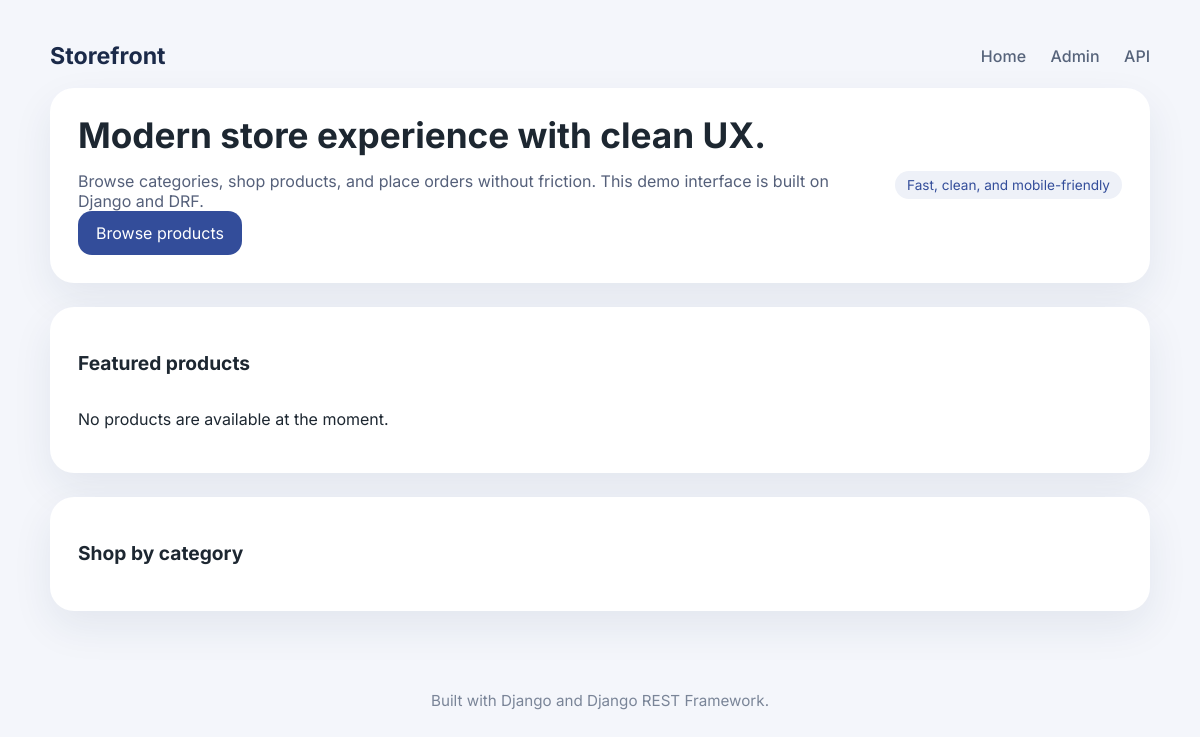
Before: / with the older database file.
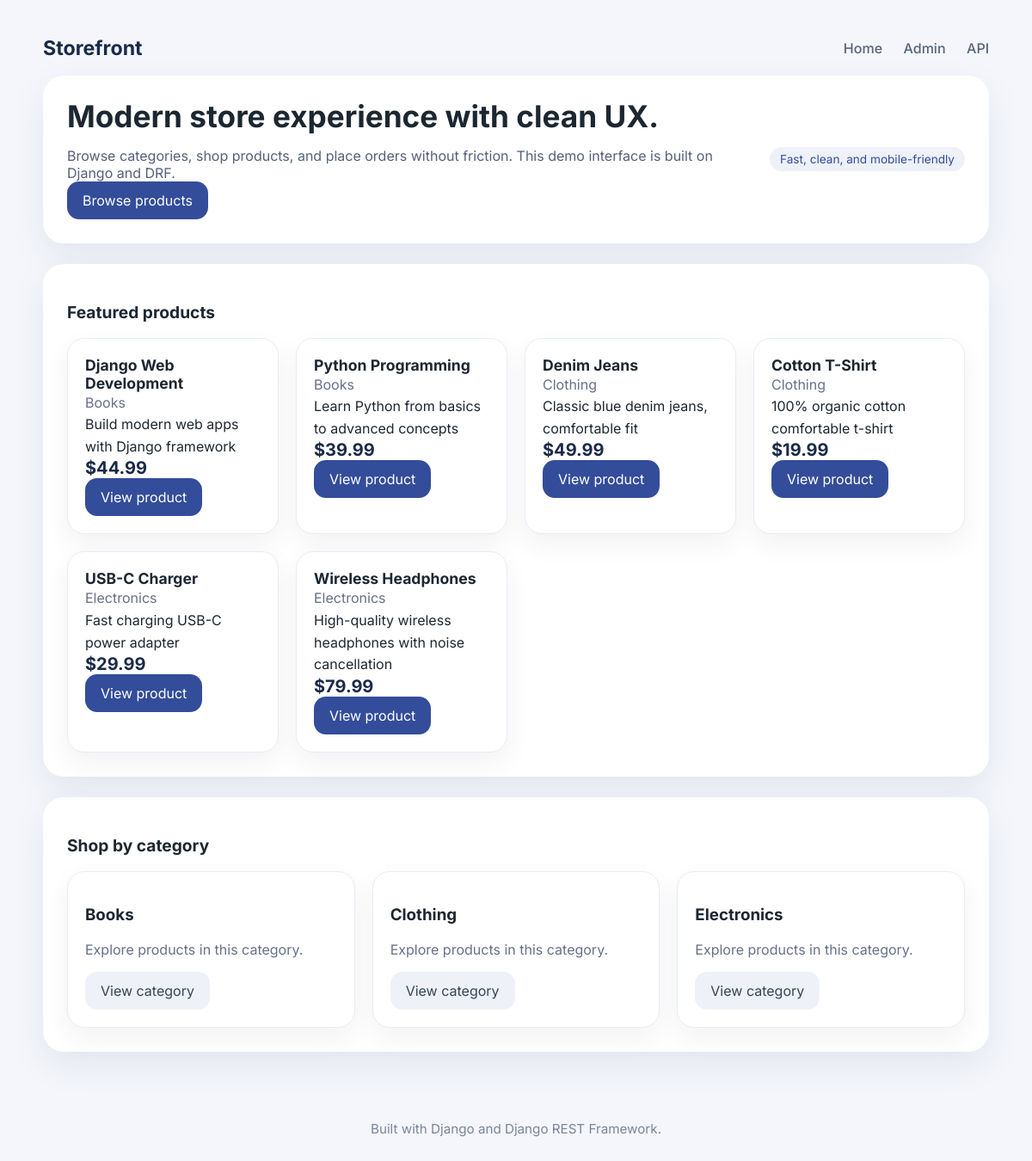
After: the same page with the newer database file.
### store/models.py (models this page shows, shortened)
class Product(models.Model):
    category = models.ForeignKey(Category, related_name='products', on_delete=models.CASCADE)
    name = models.CharField(max_length=200)
    slug = models.SlugField(max_length=220, unique=True)
    description = models.TextField(blank=True)
    price = models.DecimalField(max_digits=10, decimal_places=2)
    inventory = models.PositiveIntegerField(default=0)
    is_active = models.BooleanField(default=True)
    created_at = models.DateTimeField(auto_now_add=True)
    updated_at = models.DateTimeField(auto_now=True)
    class Meta:
        ordering = ['name']

class Category(models.Model):
    name = models.CharField(max_length=100)
    slug = models.SlugField(max_length=120, unique=True)
    class Meta:
        ordering = ['name']

### store/views.py (the view)
# urls.py: path('', views.home, name='home'),
def home(request):
    categories = Category.objects.all()
    featured_products = Product.objects.filter(is_active=True).order_by('-created_at')[:8]
    return render(request, 'store/home.html', {
        'categories': categories,
        'featured_products': featured_products,
    })

### store_api/cors.py (called while the page is built)
    def __call__(self, request):
        if request.method == 'OPTIONS':
            response = HttpResponse()
        else:
            response = self.get_response(request)
        origin = request.headers.get('Origin')
        if origin in self.allowed_origins:
            response['Access-Control-Allow-Origin'] = origin
            response['Access-Control-Allow-Credentials'] = 'true'
            response['Access-Control-Allow-Headers'] = 'authorization, content-type'
            response['Access-Control-Allow-Methods'] = 'GET, POST, PUT, PATCH, DELETE, OPTIONS'
        return response

### store/templates/store/home.html (shortened to what this page needs)
{% extends 'store/base.html' %}
{% block content %}
<div class="hero">
    <div class="hero-grid">
        <div class="hero-copy">
            <h1>Modern store experience with clean UX.</h1>
            <p>Browse categories, shop products, and place orders without friction. This demo interface is built on Django and DRF.</p>
            <a class="button" href="#products">Browse products</a>
        </div>
        <div class="tag">Fast, clean, and mobile-friendly</div>
    </div>
</div>
<div class="section">
    <h2 class="section-title">Featured products</h2>
    <div class="product-grid" id="products">
        {% for product in featured_products %}
        <article class="card product-card">
            <div style="padding:20px;">
                <h3>{{ product.name }}</h3>
                <p class="text-muted">{{ product.category.name }}</p>
                <p>{{ product.description|truncatechars:120 }}</p>
                <div class="product-price">${{ product.price }}</div>
                <a class="button" href="{% url 'store:product_detail' product.slug %}">View product</a>
            </div>
        </article>
        {% empty %}
        <p>No products are available at the moment.</p>
        {% endfor %}
    </div>
</div>
<div class="section">
    <h2 class="section-title">Shop by category</h2>
    <div class="product-grid">
        {% for category in categories %}
        <article class="card" style="padding:20px;">
            <h3>{{ category.name }}</h3>
            <p class="text-muted">Explore products in this category.</p>
            <a class="btn secondary" href="{% url 'store:category_products' category.slug %}">View category</a>
        </article>
        {% endfor %}
    </div>
</div>
{% endblock %}

### store/templates/store/base.html (shortened to what this page needs)
<!DOCTYPE html>
<html lang="en">
<head>
</head>
<body>
    <div class="container">
        <header class="header">
            <a class="brand" href="{% url 'store:home' %}">Storefront</a>
            <nav class="nav-links">
                <a href="{% url 'store:home' %}">Home</a>
                <a href="/admin/">Admin</a>
                <a href="/api/">API</a>
            </nav>
        </header>
        {% block content %}{% endblock %}
    </div>
    <footer class="footer">Built with Django and Django REST Framework.</footer>
</body>
</html>

### store/templates/store/base.html (style rules this page uses)
body { margin:0; font-family:'Inter',sans-serif; background:#f4f6fb; color:#1d2731; }
.container { width:min(1100px,100%); margin:0 auto; padding:24px; }
.header { display:flex; align-items:center; justify-content:space-between; gap:20px; padding:18px 0; }
.brand { font-size:1.45rem; font-weight:700; color:#1b2a49; text-decoration:none; }
.nav-links a { margin-left:20px; color:#56637a; text-decoration:none; font-weight:500; }
.hero, .section { background:#fff; border-radius:24px; padding:28px; box-shadow:0 16px 40px rgba(31,55,86,.08); margin-bottom:24px; }
.card { background:#fff; border-radius:20px; border:1px solid #e8ecf6; overflow:hidden; box-shadow:0 12px 30px rgba(29,39,49,.06); }
.product-grid { display:grid; gap:20px; grid-template-columns:repeat(auto-fit,minmax(220px,1fr)); }
.button, .btn { display:inline-flex; align-items:center; justify-content:center; padding:12px 18px; border-radius:14px; text-decoration:none; border:none; cursor:pointer; transition:.2s ease; }
.button { background:#334d9a; color:#fff; }
.secondary { background:#eef1f8; color:#374557; }
.section-title { font-size:1.2rem; margin-bottom:18px; font-weight:700; }
.text-muted { color:#677089; }
.product-card { display:flex; flex-direction:column; gap:18px; }
.product-card h3 { margin:0; font-size:1.1rem; }
.product-card p { margin:0; line-height:1.6; }
.product-price { font-size:1.25rem; font-weight:700; color:#1b2a49; }
.tag { display:inline-flex; padding:6px 12px; border-radius:999px; background:#eef1f8; color:#334d9a; font-size:.85rem; }
.footer { text-align:center; color:#7a8598; font-size:.95rem; padding:32px 0; }
.hero-grid { display:grid; gap:18px; grid-template-columns:1fr auto; align-items:center; }
.hero-copy h1 { margin:0 0 16px; font-size:2.2rem; line-height:1.1; }
.hero-copy p { margin:0; color:#55607a; }

Changed rows visible on the page:
added Product: name "Django Web Development", category.name "Books", description "Build modern web apps with Django framework", price "44.99"
added Product: name "Python Programming", category.name "Books", description "Learn Python from basics to advanced concepts", price "39.99"
added Product: name "Denim Jeans", category.name "Clothing", description "Classic blue denim jeans, comfortable fit", price "49.99"
added Product: name "Cotton T-Shirt", category.name "Clothing", description "100% organic cotton comfortable t-shirt", price "19.99"
added Product: name "USB-C Charger", category.name "Electronics", description "Fast charging USB-C power adapter", price "29.99"
added Product: name "Wireless Headphones", category.name "Electronics", description "High-quality wireless headphones with noise cancellation", price "79.99"
added Category: name "Books"
added Category: name "Clothing"
added Category: name "Electronics"
Other visible differences:
text no longer shown: "No products are available at the moment."
